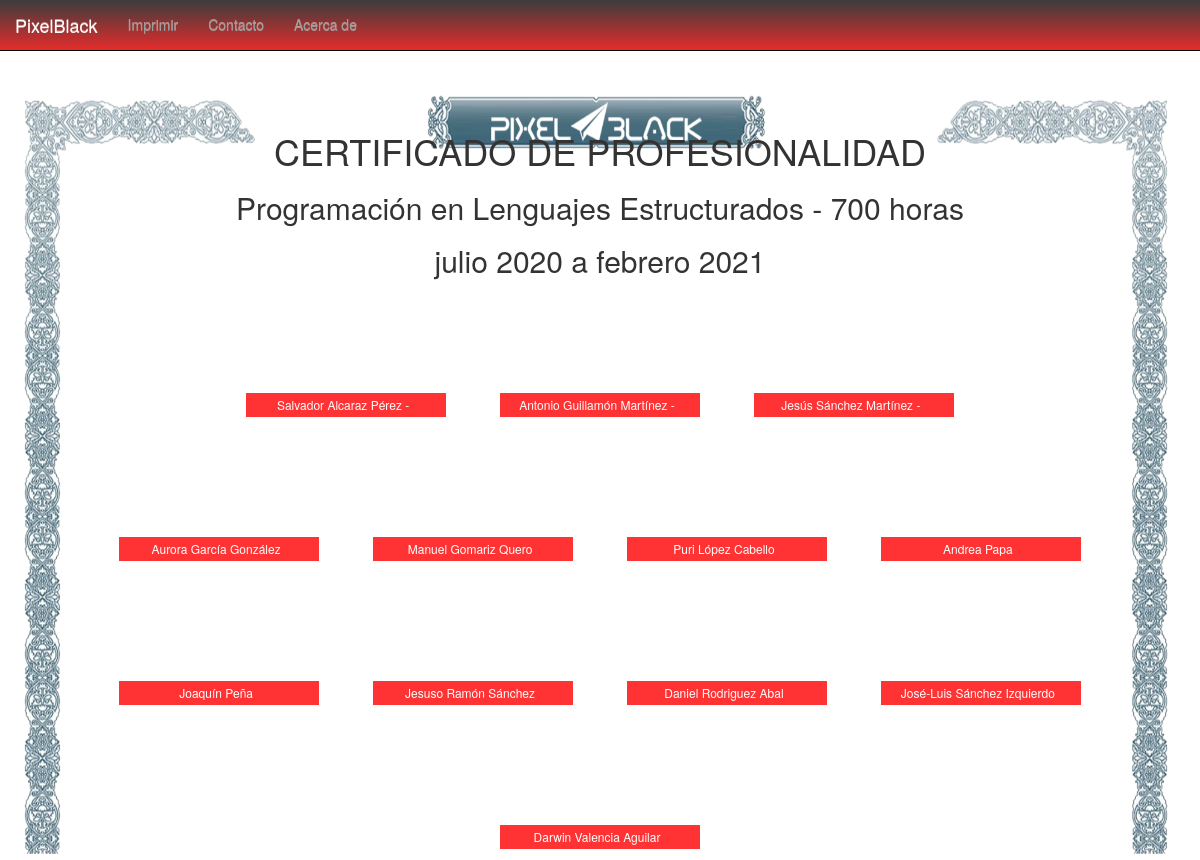
The page / on the database its author committed.
### orla/models.py (models this page shows, shortened)
class Curso(models.Model):
       num= models.IntegerField(null = False, unique = True)
       titulo = models.CharField(max_length=150)
       subtitulo = models.CharField(max_length=150)
       Fecha = models.CharField(max_length=150)
       logo = models.ImageField(null = True, upload_to='images')

class Orla(models.Model):   #creamos la clase Orla
    STATUS_CHOICES = (         #definimos los estados
        ('profe', 'Profesor'),
        ('alumno', 'Alumno'),
    )
    owner = models.ForeignKey(Curso, on_delete=models.CASCADE)
    nombre = models.CharField(max_length=100)
    apellidos = models.CharField(max_length=150)
    texto = models.TextField()
    image = models.ImageField(null = True, upload_to='images')
    video = models.FileField(null = True, upload_to='videos')
    created = models.DateTimeField(auto_now_add=True)
    estado = models.CharField(max_length=10,
                              choices=STATUS_CHOICES,
                              default='alumno')
    class Meta:   #Creamos la clase metadatos
        ordering = ('apellidos',) #Ordena por fecha

### orla/views.py (the view)
# urls.py: path('', views.orla_list, name='orla_list'),
def orla_list(request):
   curso = Curso.objects.filter(num='1')
   orla = Orla.objects.filter(estado='profe')
   orla2 = Orla.objects.filter(estado='alumno')
   return render(request, 'orla.html', {'curso': curso, 'orla': orla,'orla2': orla2})

### templates/orla.html (shortened to what this page needs)
{% load static %}
<!DOCTYPE html>
<html lang="es">
<head>
	{% include 'head.html' %}
</head>
<body>
	{% include 'menu.html' %}
	{% block content %}
	<div id="container">
		{% include 'rotulos.html' %}
		{% for orla in orla %}
		<div id="Image_1">
			<a href="#" data-toggle="modal" data-target="#modal1{{ orla.nombre }}">
			<video width="100%"  autoplay loop>
			<source src="{{ MEDIA_URL }}{{ orla.video.url }}" type="video/mp4">
			<source src=" " type="video/ogg">
			</video><span>{{ orla.nombre }} {{ orla.apellidos }} -</span>
			</a>
		</div>
		{% endfor %}
		<br>
		{% for orla2 in orla2 %}
        <div id="Image_4">
			<a href="#" data-toggle="modal" data-target="#modal2{{ orla2.nombre }}">
			<video width="100%"  autoplay loop>
			<source src="{{ MEDIA_URL }}{{ orla2.video.url }}" type="video/mp4">
			</video><span>{{ orla2.nombre }} {{ orla2.apellidos }} </span>
			</a>
		</div>
		{% endfor %}
		{% endblock %}
    </div>
</body>
</html>

### templates/head.html (shortened to what this page needs)
{% load static %}
	<link rel="stylesheet" href="{% static 'css/estilos.css' %}">
	<link rel="stylesheet" href="http://maxcdn.bootstrapcdn.com/bootstrap/3.3.6/css/bootstrap.min.css">

### templates/menu.html (shortened to what this page needs)
{% load static %}
  <div id="navbar1" class="navbar navbar-inverse navbar-fixed-top" role="navigation">
    <div class="container-fluid">
      <div class="navbar-header">
        <span class="navbar-brand" style="color: #fff">PixelBlack</span>
      </div>
      <div class="navbar-collapse collapse">
          <ul class="nav navbar-nav">
              <li><a href="#" data-toggle="modal" data-target="#modalOptions">Imprimir</a></li>
              <li><a href="#" data-toggle="modal" data-target="#modalContact">Contacto</a></li>
              <li><a href="#" data-toggle="modal" data-target="#modalAbout">Acerca de</a></li>
          </ul>
      </div>
    </div>
  </div>

### templates/rotulos.html
{% for curso in curso %}
		<h1>{{ curso.titulo }}</h1>
		<h2>{{ curso.subtitulo }} </h2>
		<h2>{{ curso.Fecha }} </h2>
{% endfor %}

### static/css/estilos.css (style rules this page uses)
html, body { padding: 0; margin: 0 auto; height: 100%; }
*, container { box-sizing: border-box; }
.navbar-brand,.navbar-nav > li > a { text-shadow:0px -1px 0 rgba(247, 243, 243, 0.5); }
.navbar-inverse { background-image: linear-gradient(to bottom,#3c3c3c 0,rgb(228, 44, 44) 100%); filter:progid:DXImageTransform.Microsoft.gradient(startColorstr='#ff3c3c3c', endColorstr='#ff222222', GradientType=0); filter:progid:DXImageTransform.Microsoft.gradient(enabled=false); background-repeat:repeat-x; }
.navbar-inverse .navbar-brand,.navbar-inverse .navbar-nav > li > a { text-shadow:0px -1px 0 rgba(247, 243, 243, 0.5); }
.navbar-fixed-top { border-radius:0; }
#container { background-color: transparent; position: absolute; left: 0; width: 100%; text-align: center; border: 0; margin: 5% auto 0 auto; padding: 0 6%; overflow-y: hidden; overflow-x: hidden; }
#container div { background-repeat: no-repeat; background-position: 50% 50%; background-size: cover; display: inline-block; padding: 0; margin: 10px 25px; width: 200px; height: 120px; border: 0px solid #999; border-radius: 0px; cursor: pointer; overflow: hidden; position: relative; opacity: 0.8; }
#container div span:last-child { font-size: 12px; display: inline-block; width: 100%; text-align: left; margin: 0; padding: 3px 12px 3px 6px; background: #ff0000; color: white; opacity: 1; white-space: nowrap; overflow: hidden; text-overflow: ellipsis; position: absolute; left: 0; bottom: 0; text-align: center; }
h1, h2 { font-size:2.5vw; margin-top: 0; }

### rows shown on the page
Curso: titulo "CERTIFICADO DE PROFESIONALIDAD", subtitulo "Programación en Lenguajes Estructurados - 700 horas", Fecha "julio 2020 a febrero 2021"
Orla: nombre "Salvador", apellidos "Alcaraz Pérez"
Orla: nombre "Antonio", apellidos "Guillamón Martínez"
Orla: nombre "Jesús", apellidos "Sánchez Martínez"
Orla: nombre "Aurora", apellidos "García González"
Orla: nombre "Manuel", apellidos "Gomariz Quero"
Orla: nombre "Puri", apellidos "López Cabello"
Orla: nombre "Andrea", apellidos "Papa"
Orla: nombre "Joaquín", apellidos "Peña"
Orla: nombre "Jesuso", apellidos "Ramón Sánchez"
Orla: nombre "Daniel", apellidos "Rodriguez Abal"
Orla: nombre "José-Luis", apellidos "Sánchez Izquierdo"
Orla: nombre "Darwin", apellidos "Valencia Aguilar"
